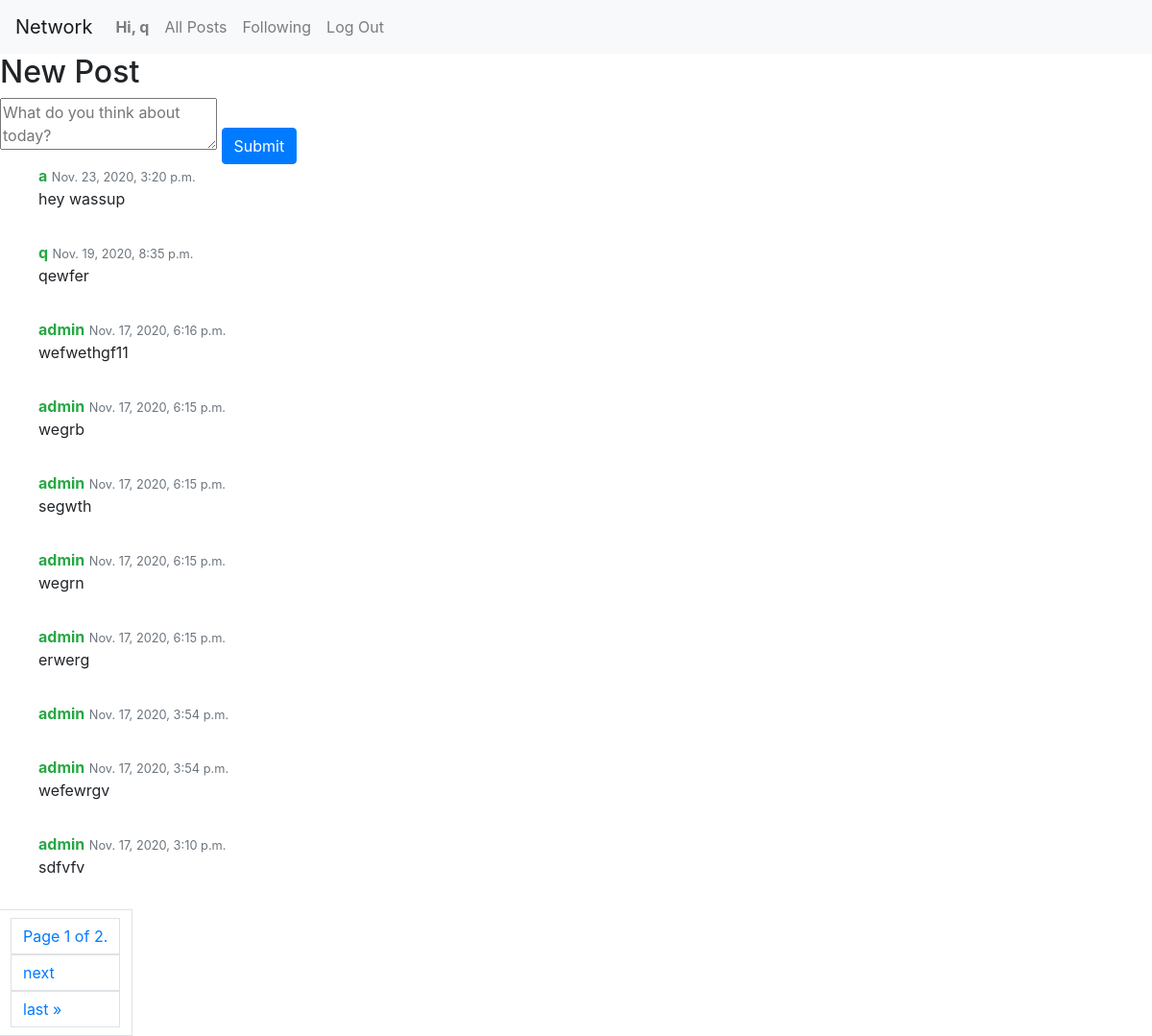
/ (signed in), run on the app's committed database.
### network/models.py (models this page shows, shortened)
class User(AbstractUser):
    pass

class Post(models.Model):
    post = models.TextField(blank=True)
    post_time = models.DateTimeField(default=timezone.now)
    user_posted = models.ForeignKey(User, on_delete=models.CASCADE)

### network/views.py (the view)
# urls.py: path("", views.index, name="index"),
def index(request):
    all_posts = Post.objects.order_by("-post_time").all()
    paginator = Paginator(all_posts, 10)
    page_number = request.GET.get('page')
    page_obj = paginator.get_page(page_number)
    if request.user.is_authenticated:
        return render(request, "network/index.html", {
            'all_posts': all_posts,
            'page_obj': page_obj,
        })
    else:
        return HttpResponseRedirect(reverse("login"))

### network/templates/network/index.html (shortened to what this page needs)
{% extends "network/layout.html" %}
{% block body %}
    <div class="new-post">
        <h2>New Post</h2>
        <textarea id="post-text" placeholder="What do you think about today?"></textarea>
        <input type="submit" id="new_post" class="btn btn-primary"/>
    </div>
    <div class="all-posts">
        {% for post in page_obj %}
            <ul class="media-list">
                <li class="media">
                    <div class="media-body">
                        <strong class="text-success">{{post.user_posted}}</strong>
                        <span class="text-muted pull-right">
                            <small class="text-muted">{{post.post_time}}</small>
                        </span>
                        <p>
                            {{post.post}}
                        </p>
                    </div>
                </li>
            </ul>
        {% endfor %}
        <div class="pagination">
            <span class="page-link">
                <span class="current page-link disabled">
                    Page {{ page_obj.number }} of {{ page_obj.paginator.num_pages }}.
                </span>
                {% if page_obj.has_next %}
                    <a class="page-link" href="?page={{ page_obj.next_page_number }}">next</a>
                    <a class="page-link" href="?page={{ page_obj.paginator.num_pages }}">last &raquo;</a>
                {% endif %}
            </span>
        </div>
    </div>
{% endblock %}

### network/templates/network/layout.html (shortened to what this page needs)
{% load static %}
<!DOCTYPE html>
<html lang="en">
    <head>
        <link rel="stylesheet" href="https://stackpath.bootstrapcdn.com/bootstrap/4.4.1/css/bootstrap.min.css">
        <link href="{% static 'network/styles.css' %}" rel="stylesheet">
    </head>
    <body>
        <nav class="navbar navbar-expand-lg navbar-light bg-light">
            <a class="navbar-brand" href="#">Network</a>
            <div>
              <ul class="navbar-nav mr-auto">
                {% if user.is_authenticated %}
                    <li class="nav-item">
                        <a class="nav-link" id="profile" href="{% url 'profile page' user.username %}"><strong>Hi, {{ user.username }}</strong></a>
                    </li>
                {% endif %}
                <li class="nav-item">
                  <a class="nav-link" href="{% url 'index' %}">All Posts</a>
                </li>
                {% if user.is_authenticated %}
                    <li class="nav-item">
                        <a class="nav-link" id="following" href="#">Following</a>
                    </li>
                    <li class="nav-item">
                        <a class="nav-link" href="{% url 'logout' %}">Log Out</a>
                    </li>
                {% endif %}
              </ul>
            </div>
          </nav>
        <div class="body">
            {% block body %}
            {% endblock %}
        </div>
    </body>
</html>

### data on the page
User: username "q"
Post: user_posted "a", post_time "Nov. 23, 2020, 3:20 p.m.", post "hey wassup"
Post: user_posted "q", post_time "Nov. 19, 2020, 8:35 p.m.", post "qewfer"
Post: user_posted "admin", post_time "Nov. 17, 2020, 6:16 p.m.", post "wefwethgf11"
Post: user_posted "admin", post_time "Nov. 17, 2020, 6:15 p.m.", post "wegrb"
Post: user_posted "admin", post_time "Nov. 17, 2020, 6:15 p.m.", post "segwth"
Post: user_posted "admin", post_time "Nov. 17, 2020, 6:15 p.m.", post "wegrn"
Post: user_posted "admin", post_time "Nov. 17, 2020, 6:15 p.m.", post "erwerg"
Post: user_posted "admin", post_time "Nov. 17, 2020, 3:54 p.m."
Post: user_posted "admin", post_time "Nov. 17, 2020, 3:54 p.m.", post "wefewrgv"
Post: user_posted "admin", post_time "Nov. 17, 2020, 3:10 p.m.", post "sdfvfv"

### other printed values
{{ page_obj.number }} "1"
{{ page_obj.paginator.num_pages }} "2"
